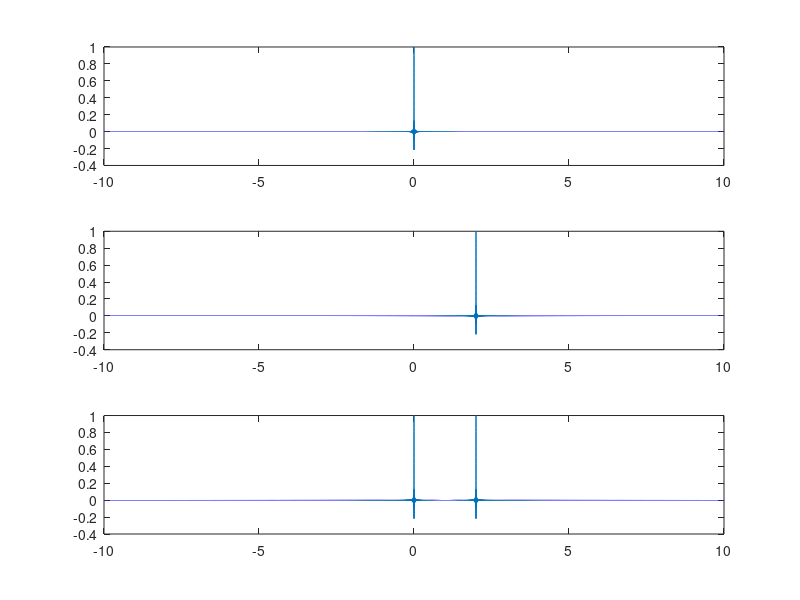
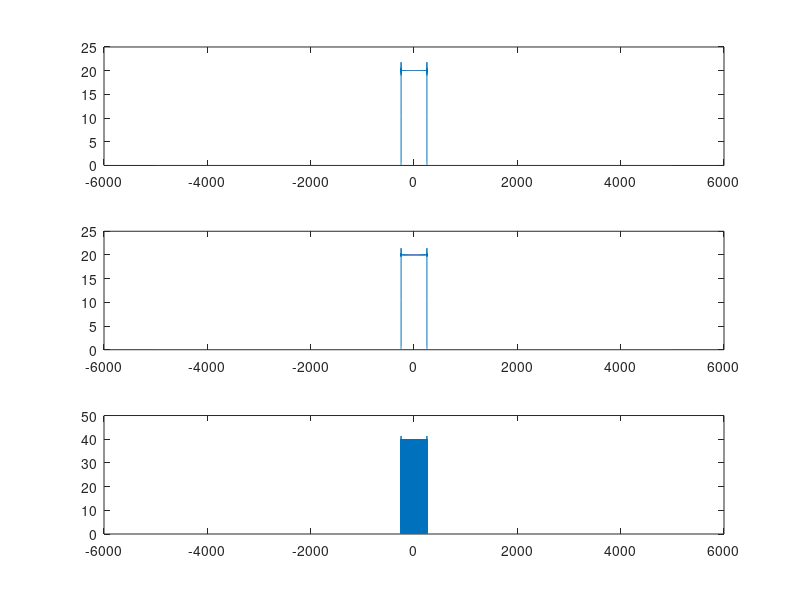

MATLAB code to generate these figures, in order:
clear
clf

t = -10:0.0001:10;
x1 = sinc(500*t);
x2 = sinc(500*(t-2));
x3 = x1+x2;
step = 1/0.0001;
f = -step/2:step/length(t):step/2-step/length(t);
figure(1)
subplot(3,1,1), plot(t,x1)
subplot(3,1,2), plot(t,x2)
subplot(3,1,3), plot(t,x3)
figure(2)
subplot(3,1,1), plot(f,fftshift(abs(fft(x1))));
subplot(3,1,2), plot(f,fftshift(abs(fft(x2))));
subplot(3,1,3), plot(f,fftshift(abs(fft(x3))));
